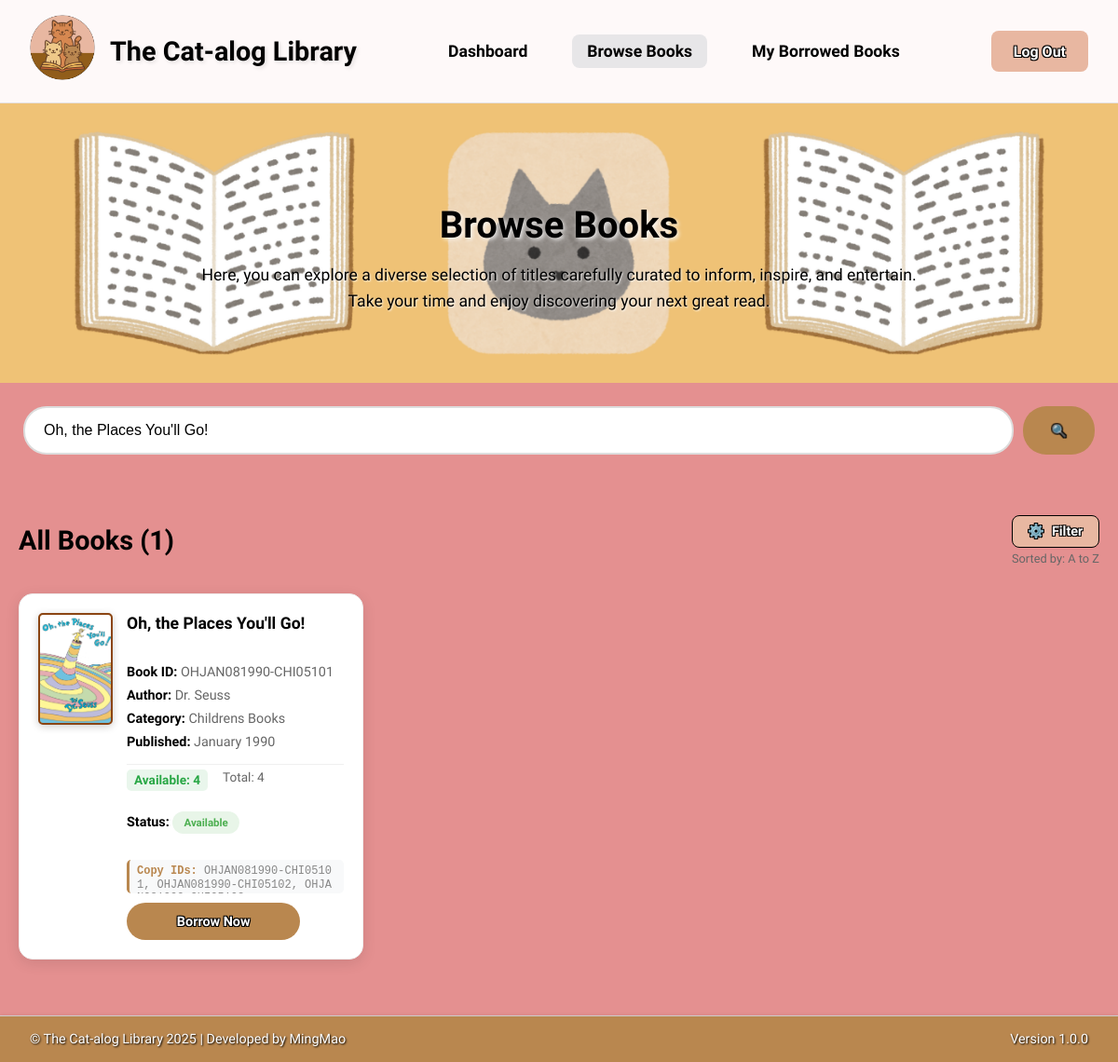
The app's page /student/browse_books.php?title=Oh, the Places You'll Go! (signed in), older data.
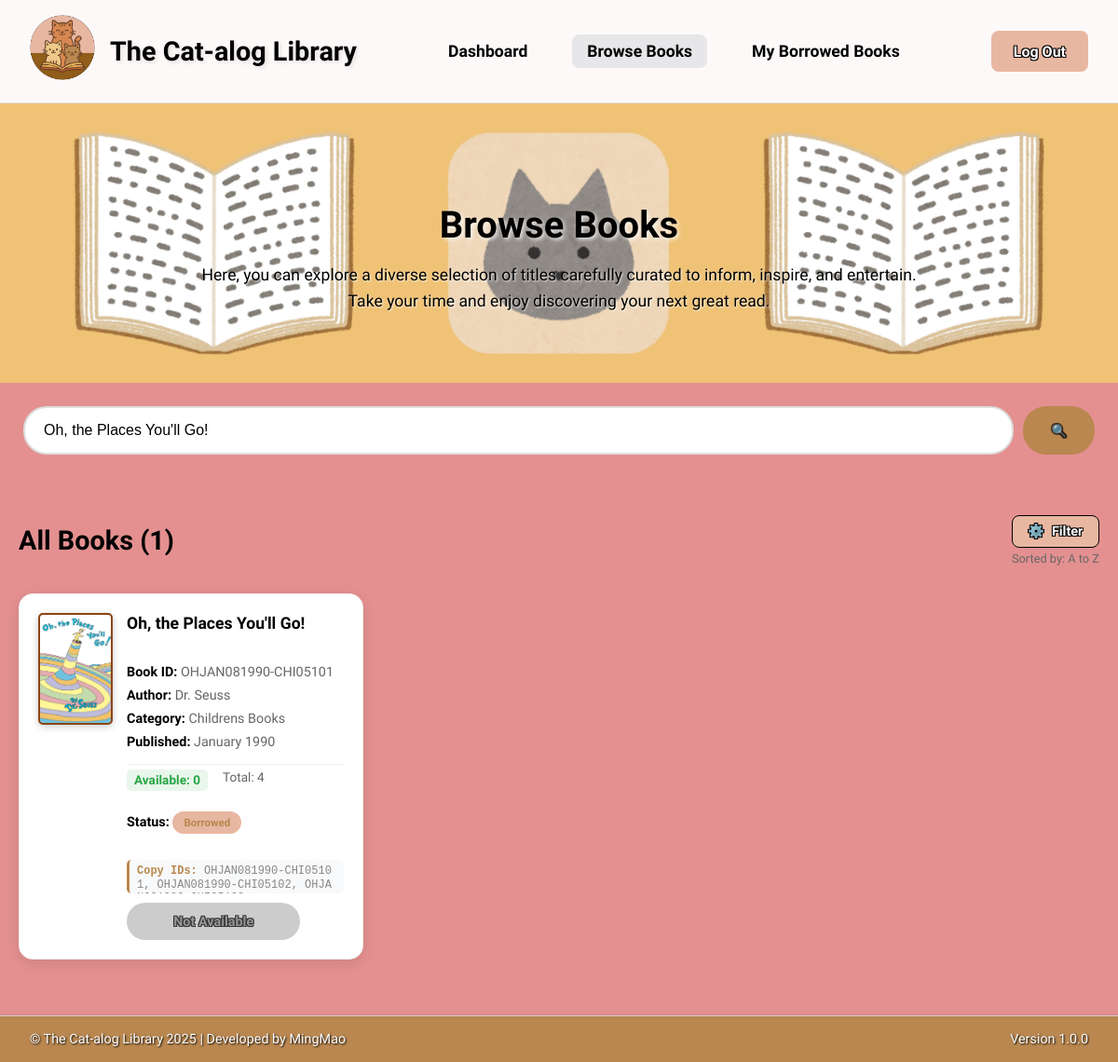
The same page, newer data.
### tables this page shows
CREATE TABLE `book_titles` (
  `title_id` int(11) NOT NULL,
  `title` varchar(255) NOT NULL,
  `author` varchar(255) DEFAULT NULL,
  `category` varchar(100) DEFAULT NULL,
  `published_year` int(11) DEFAULT NULL,
  `published_month` varchar(20) DEFAULT NULL,
  `book_image` varchar(255) DEFAULT NULL,
  `status` enum('Available','Borrowed','Archived') DEFAULT 'Available',
  `total_copies` int(11) DEFAULT 1,
  `available_copies` int(11) DEFAULT 1,
  `created_at` timestamp NULL DEFAULT current_timestamp(),
  `updated_at` timestamp NULL DEFAULT current_timestamp() ON UPDATE current_timestamp()
);

### student/browse_books.php (the view, shortened to what the changed rows need)
<?php
require_once '../includes/db.php';
$search_title = $_GET['title'] ?? '';
$sort_by = $_GET['sort_by'] ?? 'title_asc';
try {
    $where_conditions = ["1=1"];
    $params = [];
    if (!empty($search_title)) {
        $where_conditions[] = "bt.title LIKE ?";
        $params[] = "%$search_title%";
    }
    $where_clause = "WHERE " . implode(" AND ", $where_conditions);
    $query = "
        SELECT DISTINCT
            bt.title_id,
            bt.title,
            bt.author,
            bt.category,
            bt.published_year,
            bt.published_month,
            bt.book_image,
            bt.total_copies,
            bt.available_copies,
            CASE
                WHEN bt.available_copies > 0 THEN 'Available'
                WHEN bt.available_copies = 0 AND bt.total_copies > 0 THEN 'Borrowed'
                ELSE 'Archived'
            END as status
        FROM book_titles bt
        $where_clause
        ORDER BY bt.title_id ASC
    ";
    $stmt = $conn->prepare($query);
    $stmt->execute($params);
    $rawBooks = $stmt->fetchAll(PDO::FETCH_ASSOC);
    $uniqueBooks = [];
    foreach ($rawBooks as $book) {
        $titleId = $book['title_id'];
        $uniqueBooks[$titleId] = $book;
    }
    $books = array_values($uniqueBooks);
    switch ($sort_by) {
        default:
            usort($books, function($a, $b) { return strcmp($a['title'], $b['title']); });
            break;
    }
    $finalBooks = [];
    for ($i = 0; $i < count($books); $i++) {
        $book = $books[$i];
        try {
            $stmt = $conn->prepare("SELECT book_id FROM book_copies WHERE title_id = ? ORDER BY copy_number LIMIT 3");
            $stmt->execute([$book['title_id']]);
            $bookIds = $stmt->fetchAll(PDO::FETCH_COLUMN);
            $book['sample_book_ids'] = implode(', ', $bookIds);
        } catch (PDOException $e) {
            $book['sample_book_ids'] = '';
            error_log("Error getting sample book IDs: " . $e->getMessage());
        }
        $finalBooks[] = $book;
    }
    $books = $finalBooks;
} catch (PDOException $e) {
    $books = [];
    error_log("Error fetching books: " . $e->getMessage());
}
?>
<!DOCTYPE html>
<html lang="en">
<head>
    <link rel="stylesheet" href="../assets/css/style.css">
    <link rel="stylesheet" href="../assets/css/browse_books.css">
</head>
<body>
<header class="main-header">
    <div class="logo-title">
        <h1 class="sniglet-extrabold">The Cat-alog Library</h1>
    </div>
</header>
<section class="browse-header">
    <div class="welcome-content">
        <h2 class="sniglet-extrabold">Browse Books</h2>
    </div>
</section>
<section class="books-section">
    <?php if (empty($books)): ?>
        <div class="no-books">
            <img src="../assets/images/no-books.png" alt="No books found">
            <h3>No books found</h3>
            <p>Try adjusting your search criteria or browse all available books.</p>
            <a href="browse_books.php" class="btn" style="display: inline-block; margin-top: 15px;">View All Books</a>
        </div>
    <?php else: ?>
        <div class="books-grid">
            <?php foreach ($books as $book): ?>
                <?php
                $book_image_path = '../uploads/book-images/' . ($book['book_image'] ?? 'default_book.jpg');
                $sample_book_ids = explode(', ', $book['sample_book_ids'] ?? '');
                $display_book_id = $sample_book_ids[0] ?? 'N/A';
                $status = $book['status'];
                ?>
                <div class="book-card">
                    <div class="book-content">
                        <div class="book-image">
                            <img src="<?php echo htmlspecialchars($book_image_path); ?>"
                                 alt="<?php echo htmlspecialchars($book['title']); ?>"
                                 onerror="this.src='../uploads/book-images/default_book.jpg'">
                        </div>
                        <div class="book-details">
                            <div class="book-info">
                                <div class="book-title"><?php echo htmlspecialchars($book['title']); ?></div>
                                <div class="book-meta"><strong>Book ID:</strong> <?php echo htmlspecialchars($display_book_id); ?></div>
                                <div class="book-meta"><strong>Author:</strong> <?php echo htmlspecialchars($book['author'] ?? 'Unknown'); ?></div>
                                <div class="book-meta"><strong>Category:</strong> <?php echo htmlspecialchars($book['category'] ?? 'General'); ?></div>
                                <div class="book-meta"><strong>Published:</strong>
                                    <?php
                                    $published = $book['published_month'] && $book['published_year']
                                        ? $book['published_month'] . ' ' . $book['published_year']
                                        : ($book['published_year'] ?? 'N/A');
                                    echo htmlspecialchars($published);
                                    ?>
                                </div>
                                <div class="copies-info">
                                    <span class="copies-available">Available: <?php echo $book['available_copies'] ?? 0; ?></span>
                                    <span class="copies-total">Total: <?php echo $book['total_copies'] ?? 0; ?></span>
                                </div>
                                <div class="book-meta"><strong>Status:</strong>
                                    <span class="book-status <?php echo $status === 'Available' ? 'status-available' : 'status-borrowed'; ?>">
                                        <?php echo htmlspecialchars($status); ?>
                                    </span>
                                </div>
                                <?php if (count($sample_book_ids) > 1): ?>
                                    <div class="sample-ids">
                                        <strong>Copy IDs:</strong> <?php echo htmlspecialchars(implode(', ', array_slice($sample_book_ids, 0, 3))); ?>
                                    </div>
                                <?php endif; ?>
                            </div>
                            <div class="button-container">
                                <?php if ($status === 'Available'): ?>
                                    <button class="borrow-btn" onclick="showBorrowModal(
                                        <?php echo $book['title_id']; ?>,
                                        '<?php echo addslashes($book['title']); ?>',
                                        '<?php echo addslashes($book['author'] ?? 'Unknown'); ?>',
                                        '<?php echo addslashes($book['category'] ?? 'General'); ?>',
                                        '<?php echo addslashes($published); ?>',
                                        '<?php echo addslashes($book_image_path); ?>',
                                        '<?php echo addslashes($status); ?>',
                                        '<?php echo addslashes($display_book_id); ?>',
                                        <?php echo $book['available_copies'] ?? 0; ?>,
                                        <?php echo $book['total_copies'] ?? 0; ?>
                                    )">Borrow Now</button>
                                <?php else: ?>
                                    <button class="borrow-btn" disabled>Not Available</button>
                                <?php endif; ?>
                            </div>
                        </div>
                    </div>
                </div>
            <?php endforeach; ?>
        </div>
    <?php endif; ?>
</section>
<?php include '../includes/footer.php'; ?>
</body>
</html>

Row changes from the older to the newer data that the page shows:
changed book_titles "Oh, the Places You'll Go!": available_copies "4" → "0"; status "Available" → "Borrowed"; now shows "Not Available"; no longer shows "Borrow Now"
